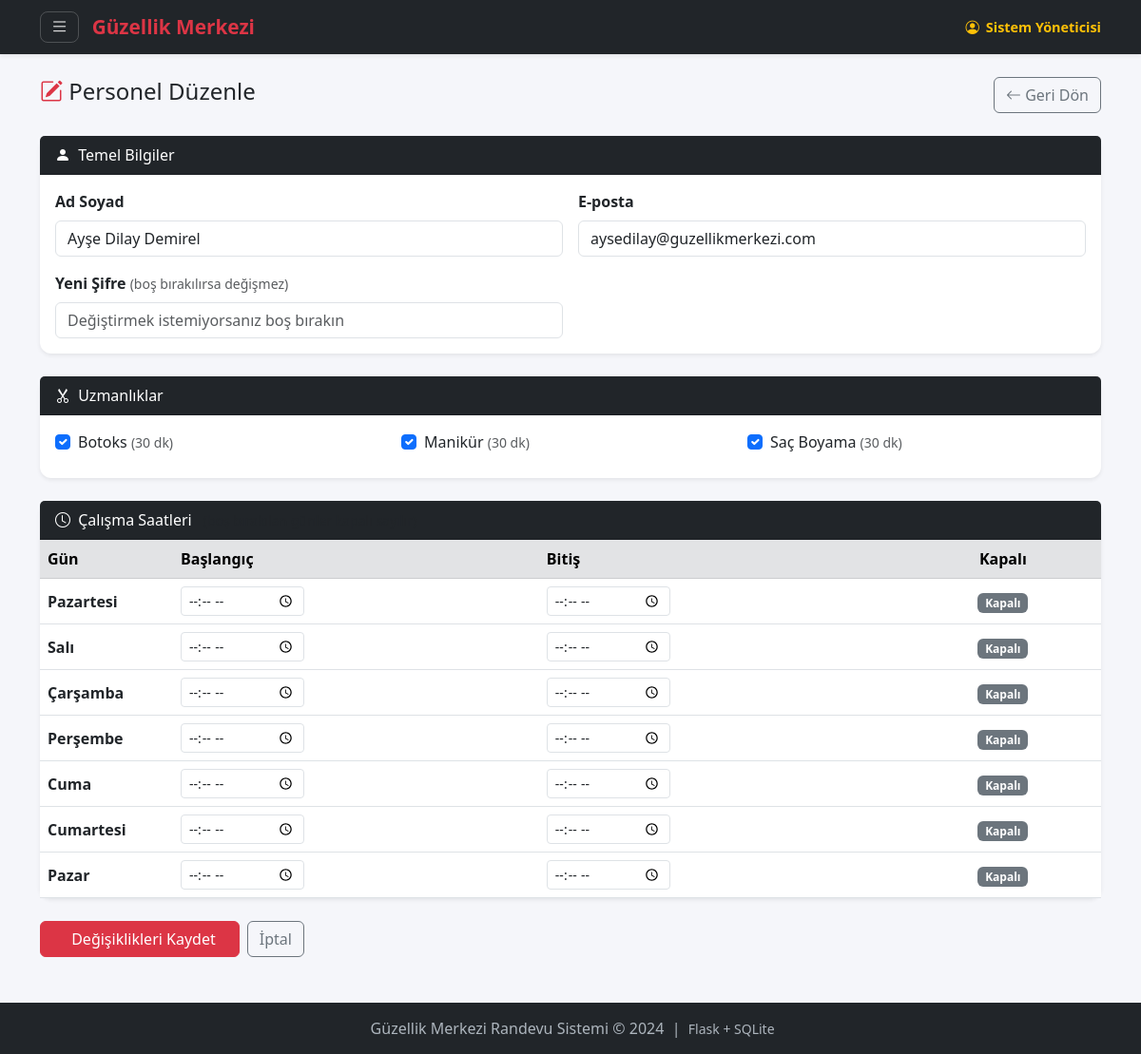
The page /admin/personel-duzenle/3 (signed in) on the database its author committed.
### tables this page shows
CREATE TABLE personeller (
            id          INTEGER PRIMARY KEY AUTOINCREMENT,
            ad_soyad    TEXT    NOT NULL,
            email       TEXT    NOT NULL UNIQUE,
            sifre_hash  TEXT    NOT NULL,
            uzmanlik    TEXT    NOT NULL,          -- Yaptığı işlem (botoks, saç vb.)
            rol         TEXT    DEFAULT 'personel', -- 'personel' veya 'admin'
            aktif       INTEGER DEFAULT 1
        );

CREATE TABLE hizmetler (
            id      INTEGER PRIMARY KEY AUTOINCREMENT,
            ad      TEXT NOT NULL UNIQUE,   -- Hizmet adı (Botoks, Manikür vb.)
            aktif   INTEGER DEFAULT 1       -- 0=pasif, 1=aktif
        , sure_dakika INTEGER DEFAULT 30);

### routes/admin_routes.py (the view, shortened to what this page needs)
@admin_bp.route('/personel-duzenle/<int:personel_id>', methods=['GET', 'POST'])
@admin_gerekli
def personel_duzenle(personel_id):
    from utils.logger import log_admin
    db = get_db()
    personel = db.execute(
        'SELECT * FROM personeller WHERE id=?', (personel_id,)
    ).fetchone()
    if not personel:
        flash('Personel bulunamadı.', 'danger')
        return redirect(url_for('admin.personeller'))
    hizmetler = db.execute(
        'SELECT * FROM hizmetler WHERE aktif=1 ORDER BY ad'
    ).fetchall()
    mevcut_uzmanliklar = set(
        row['hizmet_id'] for row in db.execute(
            'SELECT hizmet_id FROM personel_uzmanliklar WHERE personel_id=?',
            (personel_id,)
        ).fetchall()
    )
    GUNLER = ['Pazartesi', 'Salı', 'Çarşamba', 'Perşembe', 'Cuma', 'Cumartesi', 'Pazar']
    mevcut_saatler = {
        row['gun']: row
        for row in db.execute(
            'SELECT * FROM personel_calisma_saatleri WHERE personel_id=?',
            (personel_id,)
        ).fetchall()
    }
    return render_template('admin/personel_duzenle.html',
                           personel=personel, hizmetler=hizmetler,
                           mevcut_uzmanliklar=mevcut_uzmanliklar,
                           gunler=GUNLER, mevcut_saatler=mevcut_saatler)

### database.py (called while the page is built)
def get_db():
    if 'db' not in g:
        g.db = sqlite3.connect(
            current_app.config['DATABASE'],
            detect_types=sqlite3.PARSE_DECLTYPES
        )
        g.db.row_factory = sqlite3.Row
    return g.db

### routes/admin_routes.py (called while the page is built)
def admin_gerekli(f):
    from functools import wraps
    @wraps(f)
    def decorated(*args, **kwargs):
        if not admin_mi():
            flash('Bu sayfaya yalnızca yönetici erişebilir.', 'danger')
            return redirect(url_for('auth.personel_login_page'))
        return f(*args, **kwargs)
    return decorated

### utils/auth_helper.py (called while the page is built)
def admin_mi() -> bool:
    return session.get('kullanici_rol') == 'admin'

### templates/admin/personel_duzenle.html (shortened to what this page needs)
{% extends 'base.html' %}
{% block icerik %}
<div class="d-flex justify-content-between align-items-center mb-4">
  <h4><i class="bi bi-pencil-square text-danger"></i> Personel Düzenle</h4>
  <a href="{{ url_for('admin.personeller') }}" class="btn btn-outline-secondary">
    <i class="bi bi-arrow-left"></i> Geri Dön
  </a>
</div>
<form method="POST">
  <div class="card shadow-sm mb-4">
    <div class="card-header bg-dark text-white">
      <i class="bi bi-person-fill me-1"></i> Temel Bilgiler
    </div>
    <div class="card-body">
      <div class="row g-3">
        <div class="col-md-6">
          <label class="form-label fw-semibold">Ad Soyad</label>
          <input
            type="text"
            class="form-control"
            name="ad_soyad"
            value="{{ personel['ad_soyad'] }}"
            required
            pattern="^[A-Za-zÇçĞğİıÖöŞşÜü\s]+$"
            title="Sadece harf girin"
          />
        </div>
        <div class="col-md-6">
          <label class="form-label fw-semibold">E-posta</label>
          <input
            type="email"
            class="form-control"
            name="email"
            value="{{ personel['email'] }}"
            required
          />
        </div>
        <div class="col-md-6">
          <label class="form-label fw-semibold">
            Yeni Şifre
            <small class="text-muted fw-normal">(boş bırakılırsa değişmez)</small>
          </label>
          <input
            type="password"
            class="form-control"
            name="sifre"
            placeholder="Değiştirmek istemiyorsanız boş bırakın"
            minlength="6"
          />
        </div>
      </div>
    </div>
  </div>
  <div class="card shadow-sm mb-4">
    <div class="card-header bg-dark text-white">
      <i class="bi bi-scissors me-1"></i> Uzmanlıklar
    </div>
    <div class="card-body">
      <div class="row g-2">
        {% for hizmet in hizmetler %}
        <div class="col-md-4 col-6">
          <div class="form-check">
            <input
              class="form-check-input"
              type="checkbox"
              name="uzmanlik_ids"
              value="{{ hizmet['id'] }}"
              id="hizmet_{{ hizmet['id'] }}"
              {{ 'checked' if hizmet['id'] in mevcut_uzmanliklar else '' }}
            />
            <label class="form-check-label" for="hizmet_{{ hizmet['id'] }}">
              {{ hizmet['ad'] }}
              <small class="text-muted">({{ hizmet['sure_dakika'] }} dk)</small>
            </label>
          </div>
        </div>
        {% endfor %}
      </div>
    </div>
  </div>
  <div class="card shadow-sm mb-4">
    <div class="card-header bg-dark text-white">
      <i class="bi bi-clock me-1"></i> Çalışma Saatleri
      <small class="text-muted ms-2">(boş bırakılan günler kapalı sayılır)</small>
    </div>
    <div class="card-body p-0">
      <table class="table table-hover align-middle mb-0">
        <thead class="table-secondary">
          <tr>
            <th style="width:140px">Gün</th>
            <th>Başlangıç</th>
            <th>Bitiş</th>
            <th class="text-center">Kapalı</th>
          </tr>
        </thead>
        <tbody>
          {% for i, gun in enumerate(gunler) %}
          {% set saat = mevcut_saatler.get(i) %}
          <tr>
            <td class="fw-semibold">{{ gun }}</td>
            <td>
              <input
                type="time"
                class="form-control form-control-sm"
                name="bas_{{ i }}"
                value="{{ saat['baslangic_saat'] if saat else '' }}"
                style="max-width: 130px"
              />
            </td>
            <td>
              <input
                type="time"
                class="form-control form-control-sm"
                name="bitis_{{ i }}"
                value="{{ saat['bitis_saat'] if saat else '' }}"
                style="max-width: 130px"
              />
            </td>
            <td class="text-center">
              {% if not saat %}
              <span class="badge bg-secondary">Kapalı</span>
              {% else %}
              <span class="badge bg-success">Açık</span>
              {% endif %}
            </td>
          </tr>
          {% endfor %}
        </tbody>
      </table>
    </div>
  </div>
  <div class="d-flex gap-2">
    <button type="submit" class="btn btn-danger px-4">
       Değişiklikleri Kaydet
    </button>
    <a href="{{ url_for('admin.personeller') }}" class="btn btn-outline-secondary">
      İptal
    </a>
  </div>
</form>
{% endblock %}

### templates/base.html (style rules this page uses)
:root { --mp-kirmizi: #dc3545; --mp-koyu: #212529; --mp-acik: #f8f9fa; }
body { background-color: #f5f6fa; font-family: "Segoe UI", sans-serif; }
.card { border: none; border-radius: 12px; box-shadow: 0 2px 12px rgba(0,0,0,0.08); }

### rows shown on the page
personeller: ad_soyad "Ayşe Dilay Demirel", email "aysedilay@guzellikmerkezi.com"
hizmetler: ad "Botoks", sure_dakika "30"
hizmetler: ad "Manikür", sure_dakika "30"
hizmetler: ad "Saç Boyama", sure_dakika "30"

### other values the page prints
{{ session.kullanici_adi }} "Sistem Yöneticisi"
{{ gun }} "Pazartesi" "Salı" "Çarşamba" "Perşembe" "Cuma" "Cumartesi" "Pazar"
